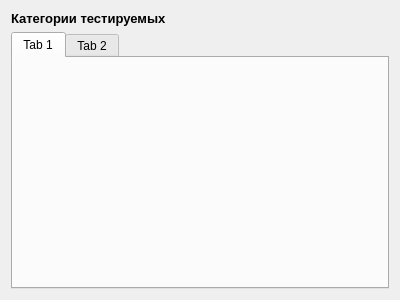
<?xml version="1.0" encoding="UTF-8"?>
<ui version="4.0">
 <class>GroupsResultsForm</class>
 <widget class="QWidget" name="GroupsResultsForm">
  <property name="geometry">
   <rect>
    <x>0</x>
    <y>0</y>
    <width>400</width>
    <height>300</height>
   </rect>
  </property>
  <property name="windowTitle">
   <string>Form</string>
  </property>
  <layout class="QVBoxLayout" name="verticalLayout">
   <item>
    <widget class="QLabel" name="label_2">
     <property name="font">
      <font>
       <pointsize>10</pointsize>
       <weight>75</weight>
       <bold>true</bold>
      </font>
     </property>
     <property name="text">
      <string>Категории тестируемых</string>
     </property>
    </widget>
   </item>
   <item>
    <widget class="QTabWidget" name="groupsTabWidget">
     <property name="tabPosition">
      <enum>QTabWidget::North</enum>
     </property>
     <property name="tabShape">
      <enum>QTabWidget::Rounded</enum>
     </property>
     <property name="currentIndex">
      <number>0</number>
     </property>
     <property name="tabsClosable">
      <bool>false</bool>
     </property>
     <property name="tabBarAutoHide">
      <bool>false</bool>
     </property>
     <widget class="QWidget" name="tab">
      <attribute name="title">
       <string>Tab 1</string>
      </attribute>
     </widget>
     <widget class="QWidget" name="tab_2">
      <attribute name="title">
       <string>Tab 2</string>
      </attribute>
     </widget>
    </widget>
   </item>
  </layout>
 </widget>
 <resources/>
 <connections/>
</ui>
